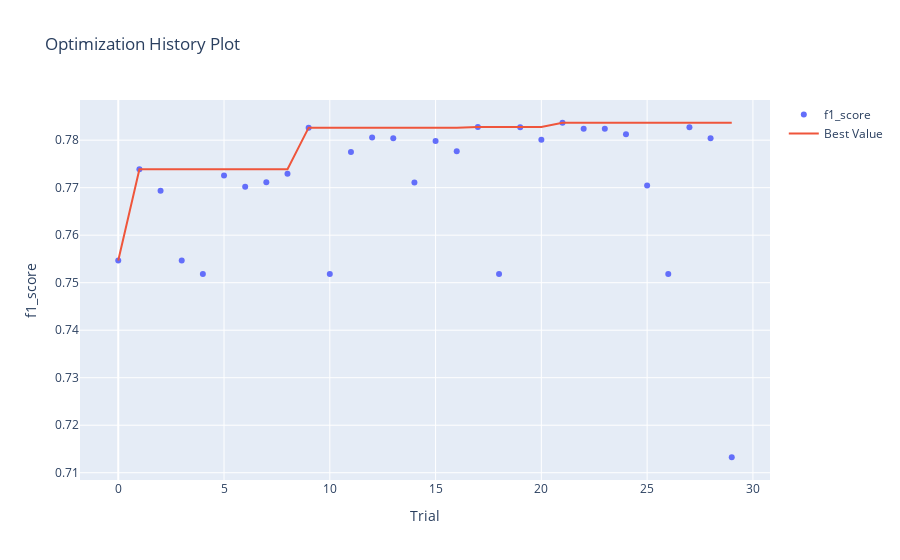

Here is the notebook cell this chart was saved with:
### Code cell
optuna.visualization.plot_optimization_history(study, target_name="f1_score")

### Figure 1 — Plotly figure (JSON) as saved in the notebook; plotly's stock layout.template omitted (floating-point values rounded to 4 significant figures)
{"data": [{"mode": "markers", "name": "f1_score", "type": "scatter", "x": [0, 1, 2, 3, 4, 5, 6, 7, 8, 9, 10, 11, 12, 13, 14, 15, 16, 17, 18, 19, 20, 21, 22, 23, 24, 25, 26, 27, 28, 29], "y": [0.7547, 0.7739, 0.7694, 0.7547, 0.7518, 0.7726, 0.7702, 0.7712, 0.7729, 0.7826, 0.7518, 0.7775, 0.7805, 0.7804, 0.7711, 0.7798, 0.7777, 0.7828, 0.7518, 0.7827, 0.7801, 0.7837, 0.7824, 0.7824, 0.7813, 0.7705, 0.7518, 0.7827, 0.7804, 0.7133]}, {"name": "Best Value", "type": "scatter", "x": [0, 1, 2, 3, 4, 5, 6, 7, 8, 9, 10, 11, 12, 13, 14, 15, 16, 17, 18, 19, 20, 21, 22, 23, 24, 25, 26, 27, 28, 29], "y": [0.7547, 0.7739, 0.7739, 0.7739, 0.7739, 0.7739, 0.7739, 0.7739, 0.7739, 0.7826, 0.7826, 0.7826, 0.7826, 0.7826, 0.7826, 0.7826, 0.7826, 0.7828, 0.7828, 0.7828, 0.7828, 0.7837, 0.7837, 0.7837, 0.7837, 0.7837, 0.7837, 0.7837, 0.7837, 0.7837]}], "layout": {"title": {"text": "Optimization History Plot"}, "xaxis": {"title": {"text": "Trial"}}, "yaxis": {"title": {"text": "f1_score"}}}}
